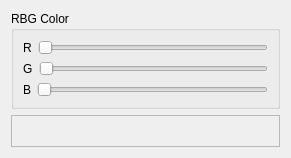
<?xml version="1.0" encoding="UTF-8"?>
<ui version="4.0">
 <class>ColorForm</class>
 <widget class="QWidget" name="ColorForm">
  <property name="geometry">
   <rect>
    <x>0</x>
    <y>0</y>
    <width>291</width>
    <height>158</height>
   </rect>
  </property>
  <property name="windowTitle">
   <string>Form</string>
  </property>
  <layout class="QGridLayout" name="gridLayout">
   <item row="0" column="0">
    <widget class="QGroupBox" name="groupBox">
     <property name="title">
      <string>RBG Color</string>
     </property>
     <layout class="QVBoxLayout" name="verticalLayout">
      <item>
       <layout class="QHBoxLayout" name="horizontalLayout">
        <item>
         <widget class="QLabel" name="label">
          <property name="text">
           <string>R</string>
          </property>
         </widget>
        </item>
        <item>
         <widget class="QSlider" name="horizontalSlider_R">
          <property name="tracking">
           <bool>true</bool>
          </property>
          <property name="orientation">
           <enum>Qt::Horizontal</enum>
          </property>
         </widget>
        </item>
       </layout>
      </item>
      <item>
       <layout class="QHBoxLayout" name="horizontalLayout_2">
        <item>
         <widget class="QLabel" name="label_2">
          <property name="text">
           <string>G</string>
          </property>
         </widget>
        </item>
        <item>
         <widget class="QSlider" name="horizontalSlider_2_G">
          <property name="orientation">
           <enum>Qt::Horizontal</enum>
          </property>
         </widget>
        </item>
       </layout>
      </item>
      <item>
       <layout class="QHBoxLayout" name="horizontalLayout_3">
        <item>
         <widget class="QLabel" name="label_3">
          <property name="text">
           <string>B</string>
          </property>
         </widget>
        </item>
        <item>
         <widget class="QSlider" name="horizontalSlider_3_B">
          <property name="orientation">
           <enum>Qt::Horizontal</enum>
          </property>
         </widget>
        </item>
       </layout>
      </item>
     </layout>
    </widget>
   </item>
   <item row="1" column="0">
    <widget class="QLabel" name="label_4_RGB">
     <property name="frameShape">
      <enum>QFrame::StyledPanel</enum>
     </property>
     <property name="frameShadow">
      <enum>QFrame::Plain</enum>
     </property>
     <property name="text">
      <string/>
     </property>
     <property name="textFormat">
      <enum>Qt::AutoText</enum>
     </property>
     <property name="buddy">
      <cstring></cstring>
     </property>
    </widget>
   </item>
  </layout>
 </widget>
 <resources/>
 <connections/>
</ui>
